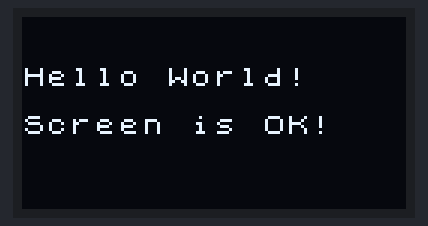
Recording of a sketch running on a simulated Arduino Uno, built with avr-gcc and run on an emulated ATmega328P. Shown: 128×64 one-colour display. What the sketch prints to the serial monitor is not drawn.

Above: at 0.2 s.

The sketch:

jixiebi.ino
```cpp
#include <Arduino.h>
#include <U8x8lib.h>
#include <Wire.h>

// --- 屏幕驱动声明 ---
// 默认尝试 SH1106 芯片驱动 (如果你的屏幕是 1.3寸，或者是较新的 0.96寸，通常是这个)
U8X8_SH1106_128X64_NONAME_HW_I2C display(/* reset=*/ U8X8_PIN_NONE);

// 💡 备用驱动：如果你用上面的代码上传后屏幕亮了但是【画面错位/花屏】，
// 请把上面那行前面加 // 注释掉，并把下面这行前面的 // 删掉，换成 SSD1306 驱动再传一次：
// U8X8_SSD1306_128X64_NONAME_HW_I2C display(/* reset=*/ U8X8_PIN_NONE);

void setup(void) {
  Serial.begin(9600);
  Serial.println("===========================");
  Serial.println("  U8g2 屏幕终极点亮测试");
  Serial.println("===========================");

  // 初始化屏幕
  display.begin();
  display.setPowerSave(0); // 唤醒屏幕

  // 设置字体并显示文字
  display.setFont(u8x8_font_chroma48medium8_r);

  display.drawString(0, 2, "Hello World!");
  display.drawString(0, 4, "Screen is OK!");

  Serial.println("指令已发送，请看屏幕有没有出现 Hello World！");
}

void loop(void) {
  delay(1000);
}
```
